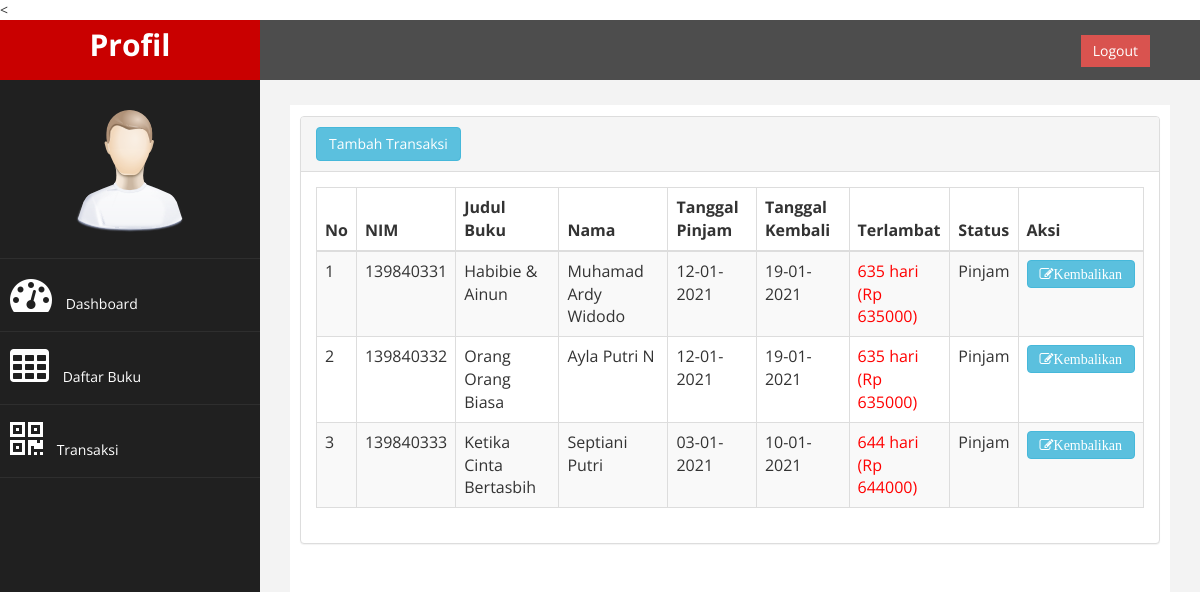
The page /?page=transaksi on the database its author committed.
### tables this page shows
CREATE TABLE `tb_transaksi` (
  `id` int(9) NOT NULL,
  `judul` varchar(200) NOT NULL,
  `nim` varchar(11) NOT NULL,
  `nama` varchar(250) NOT NULL,
  `tgl_pinjam` varchar(30) NOT NULL,
  `tgl_kembali` varchar(30) NOT NULL,
  `status` varchar(100) NOT NULL
);

### function.php (called while the page is built)
<<?php
	function terlambat($tgl_dateline, $tgl_kembali){
	$tgl_dateline_pecah = explode("-", $tgl_dateline);
	$tgl_dateline_pecah = $tgl_dateline_pecah[2]."-".$tgl_dateline_pecah[1]."-".$tgl_dateline_pecah[0];
	$tgl_kembali_pecah = explode("-", $tgl_kembali);
	$tgl_kembali_pecah = $tgl_kembali_pecah[2]."-".$tgl_kembali_pecah[1]."-".$tgl_kembali_pecah[0];
	$selisih = strtotime($tgl_kembali_pecah)-strtotime($tgl_dateline_pecah);
	$selisih = $selisih/86400;
	if ($selisih>=1){
		$hasi_tgl = floor($selisih);
		}else{
			$hasi_tgl = 0;
		}
		return $hasi_tgl;
	}
 ?>

### page/transaksi/transaksi.php (the view)
<div class="row">
                <div class="col-md-12">
                    <div class="panel panel-default">
                        <div class="panel-heading">
                             <a href="?page=transaksi&aksi=tambah" class="btn btn-info">Tambah Transaksi</a>
                        </div>
                        <div class="panel-body">
                            <div class="table-responsive">
                                <table class="table table-striped table-bordered table-hover" id="dataTables-example">
                                    <thead>
                                        <tr>
                                            <th>No</th>
                                            <th>NIM</th>
                                            <th>Judul Buku</th>
                                            <th>Nama</th>
                                            <th>Tanggal Pinjam</th>
                                            <th>Tanggal Kembali</th>
                                            <th>Terlambat</th>
                                            <th>Status</th>
                                            <th>Aksi</th>
                                        </tr>
                                    </thead>
                                    <tbody>
                                        <?php
                                            $no = 1;
                                            $sql = $koneksi->query("select * from tb_transaksi where status='Pinjam'");
                                            while ($data= $sql->fetch_assoc()) {
                                        ?>
                                        <tr>
                                            <td><?php echo $no++; ?></td>
                                            <td><?php echo $data['id'];?></td>
                                            <td><?php echo $data['judul'];?></td>
                                            <td><?php echo $data['nama'];?></td>
                                            <td><?php echo $data['tgl_pinjam'];?></td>
                                            <td><?php echo $data['tgl_kembali'];?></td>
                                            <td><?php
                                            	$denda = 1000;
                                            	$tanggal_dateline = $data['tgl_kembali'];
                                            	$tgl_kembali = date('Y-m-d');
                                            	$lambat = terlambat($tanggal_dateline, $tgl_kembali);
                                            	$denda1 = $lambat*$denda;
                                            	if($lambat>0){
                                            		echo "
                                            			<font color='red'>$lambat hari<br>(Rp $denda1)</font>
                                            		";
                                            	}else{
                                            		echo $lambat ."hari";
                                            	}
                                            	?>
                                            </td>
                                            <td><?php echo $data['status'];?></td>
                                            <td>
                                                <a href="?page=transaksi&aksi=kembali&id=<?php echo $data['id']; ?>&judul=<?php echo $data['judul'];?>" class="btn btn-info"><i class="fa fa-edit">Kembalikan</i></a>
                                            </td>
                                        </tr>
                                        <?php } ?>
                                    </tbody>
                                </table>
                            </div>
                        </div>
                    </div>
                </div>
            </div>

### assets/css/custom.css (style rules this page uses)
body { font-family: 'Open Sans', sans-serif; }

### rows shown on the page
tb_transaksi: id "139840331", judul "Habibie & Ainun", nama "Muhamad Ardy Widodo", tgl_pinjam "12-01-2021", tgl_kembali "19-01-2021", tgl_kembali "635", tgl_kembali "635000", status "Pinjam"
tb_transaksi: id "139840332", judul "Orang Orang Biasa", nama "Ayla Putri N", tgl_pinjam "12-01-2021", tgl_kembali "19-01-2021", tgl_kembali "635", tgl_kembali "635000", status "Pinjam"
tb_transaksi: id "139840333", judul "Ketika Cinta Bertasbih", nama "Septiani Putri", tgl_pinjam "03-01-2021", tgl_kembali "10-01-2021", tgl_kembali "644", tgl_kembali "644000", status "Pinjam"
